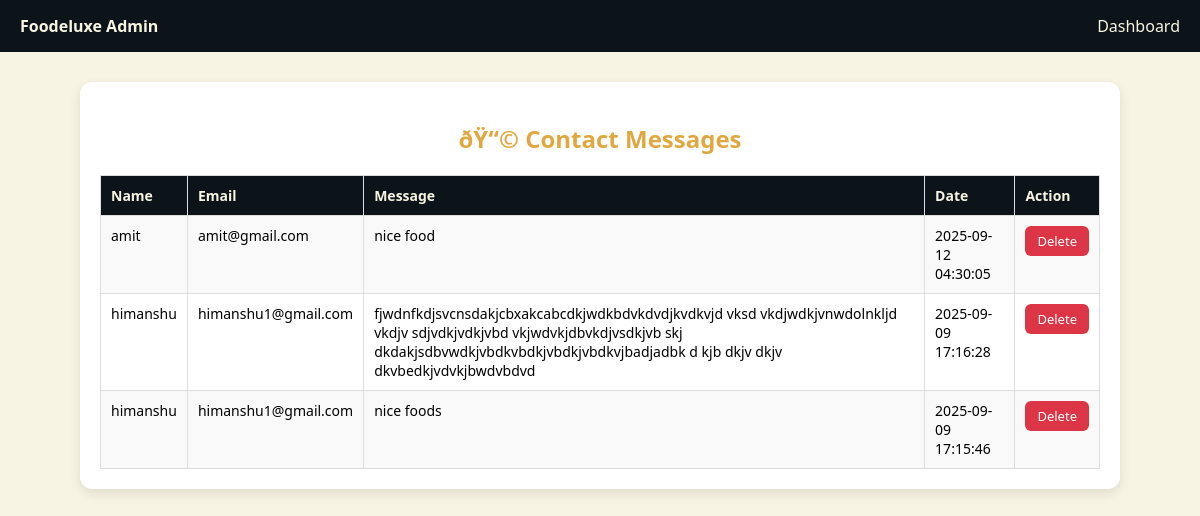
Screenshot of /admistrator/admin_messages.php (signed in) with the database file from the repository.
### tables this page shows
CREATE TABLE `contact_messages` (
  `id` int(11) NOT NULL,
  `name` varchar(100) NOT NULL,
  `email` varchar(150) NOT NULL,
  `message` text NOT NULL,
  `created_at` timestamp NOT NULL DEFAULT current_timestamp()
);

### admistrator/admin_messages.php (the view, shortened to what this page needs)
<?php
include 'db_connect.php';
$result = $conn->query("SELECT * FROM contact_messages ORDER BY created_at DESC");
?>
<!DOCTYPE html>
<html lang="en">
<head>
</head>
<body>
  <div class="navbar">
    <div><b>Foodeluxe Admin</b></div>
    <div>
      <a href="admin_dashboard.php">Dashboard</a>
    </div>
  </div>
  <div class="container">
    <h2>ðŸ“© Contact Messages</h2>
    <?php if ($result->num_rows > 0): ?>
      <div class="table-wrapper">
        <table>
          <tr>
            <th>Name</th>
            <th>Email</th>
            <th>Message</th>
            <th>Date</th>
            <th>Action</th>
          </tr>
          <?php while ($row = $result->fetch_assoc()): ?>
            <tr>
              <td><?= htmlspecialchars($row['name']) ?></td>
              <td><?= htmlspecialchars($row['email']) ?></td>
              <td><?= nl2br(htmlspecialchars($row['message'])) ?></td>
              <td><?= $row['created_at'] ?></td>
              <td>
                <a class="btn-delete" href="admin_messages.php?delete=<?= $row['id'] ?>"
                   onclick="return confirm('Are you sure you want to delete this message?');">Delete</a>
              </td>
            </tr>
          <?php endwhile; ?>
        </table>
      </div>
    <?php else: ?>
      <p style="text-align:center;">No messages yet.</p>
    <?php endif; ?>
  </div>
</body>
</html>

### admistrator/admin_messages.php (style rules this page uses)
:root { --dark:#0D1419; --slate:#253A4A; --gold:#E0A840; --cream:#F7F4E3; --red:#dc3545; }
body { font-family:'Segoe UI',sans-serif; background:var(--cream); margin:0; }
.navbar { background: var(--dark); color: var(--cream); padding: 15px 20px; display: flex; justify-content: space-between; align-items: center; flex-wrap: wrap; }
.navbar a { color: var(--cream); text-decoration:none; margin-left: 20px; }
.container { max-width:1000px; margin:30px auto; background:#fff; padding:20px; border-radius:12px; box-shadow:0 4px 12px rgba(0,0,0,0.1); }
h2 { text-align:center; color:var(--gold); margin-bottom:20px; }
.table-wrapper { overflow-x:auto; -webkit-overflow-scrolling: touch; }
table { width:100%; border-collapse: collapse; font-size: 14px; min-width: 600px; }
th,td { border:1px solid #ddd; padding:10px; text-align:left; vertical-align: top; }
th { background: var(--dark); color: var(--cream); }
tr:nth-child(even) { background:#f9f9f9; }
.btn-delete { background: var(--red); color: white; padding: 6px 12px; border-radius: 6px; text-decoration: none; font-size: 13px; display: inline-block; }

### rows the page displays
contact_messages: name "amit", email "amit@gmail.com", message "nice food", created_at "2025-09-12 04:30:05"
contact_messages: name "himanshu", email "himanshu1@gmail.com", message "fjwdnfkdjsvcnsdakjcbxakcabcdkjwdkbdvkdvdjkvdkvjd vksd vkdjwdkjvnwdolnkljd vkdjv sdjvdkjvdkjvbd vkjwdvkjdbvkdjvsdkjvb skj dkdakjsdbvwdkjvbdkvbdkjvbdkjvbdkvjbadjadbk d kjb dkjv dkjv dkvbedkjvdvkjbwdvbdvd", created_at "2025-09-09 17:16:28"
contact_messages: name "himanshu", email "himanshu1@gmail.com", message "nice foods", created_at "2025-09-09 17:15:46"
